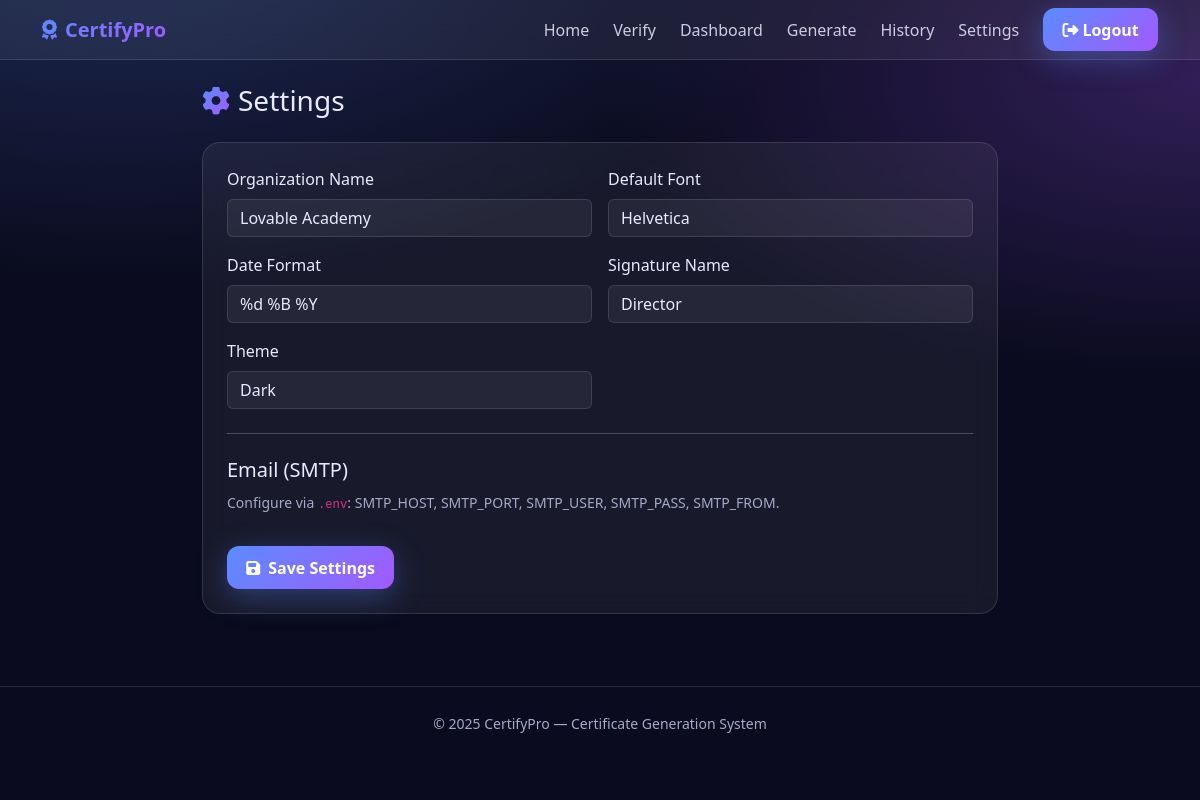
The app's page /settings (signed in) with its own data.
### tables this page shows
CREATE TABLE settings (
        key TEXT PRIMARY KEY,
        value TEXT
    );

### app.py (the view)
@app.route("/settings", methods=["GET", "POST"])
@login_required
def settings_page():
    if request.method == "POST":
        data = {k: v for k, v in request.form.items() if k}
        db.update_settings(data)
        flash("Settings updated.", "success")
        return redirect(url_for("settings_page"))
    return render_template("settings.html", settings=db.get_settings())

### app.py (called while the page is built)
def login_required(f):
    @wraps(f)
    def wrapper(*args, **kwargs):
        if not session.get("user"):
            flash("Please log in first.", "warning")
            return redirect(url_for("login"))
        return f(*args, **kwargs)
    return wrapper

@app.context_processor
def inject_globals():
    return {"current_user": session.get("user"), "settings": db.get_settings()}

### database.py (called while the page is built)
def get_conn():
    os.makedirs(os.path.dirname(Config.DB_PATH), exist_ok=True)
    conn = sqlite3.connect(Config.DB_PATH)
    conn.row_factory = sqlite3.Row
    return conn

def get_settings():
    conn = get_conn()
    rows = conn.execute("SELECT key, value FROM settings").fetchall()
    conn.close()
    return {r["key"]: r["value"] for r in rows}

### templates/settings.html (shortened to what this page needs)
{% extends "base.html" %}
{% block content %}
<div class="container py-4" style="max-width:820px">
  <h3 class="mb-4"><i class="fa fa-gear me-2 gradient-text"></i>Settings</h3>
  <form method="post" class="glass-card p-4">
    <div class="row g-3">
      <div class="col-md-6"><label class="form-label">Organization Name</label>
        <input name="org_name" class="form-control" value="{{ settings.get('org_name','') }}"></div>
      <div class="col-md-6"><label class="form-label">Default Font</label>
        <input name="default_font" class="form-control" value="{{ settings.get('default_font','Helvetica') }}"></div>
      <div class="col-md-6"><label class="form-label">Date Format</label>
        <input name="date_format" class="form-control" value="{{ settings.get('date_format','%d %B %Y') }}"></div>
      <div class="col-md-6"><label class="form-label">Signature Name</label>
        <input name="signature_name" class="form-control" value="{{ settings.get('signature_name','Director') }}"></div>
      <div class="col-md-6"><label class="form-label">Theme</label>
        <select name="theme" class="form-select">
          <option value="dark" {% if settings.get('theme')=='dark' %}selected{% endif %}>Dark</option>
        </select></div>
    </div>
    <hr class="my-4"><h5>Email (SMTP)</h5>
    <p class="text-muted-2"><small>Configure via <code>.env</code>: SMTP_HOST, SMTP_PORT, SMTP_USER, SMTP_PASS, SMTP_FROM.</small></p>
    <button class="btn btn-neon mt-3"><i class="fa fa-save me-2"></i>Save Settings</button>
  </form>
</div>
{% endblock %}

### static/css/style.css (style rules this page uses)
:root { --bg:#0a0b1e;--fg:#eaeaff;--muted:#a8a9c9; --grad: linear-gradient(135deg,#5b8cff 0%,#a259ff 100%); --glass: rgba(255,255,255,.06); --glass-border: rgba(255,255,255,.12); }
* { scrollbar-width:thin;scrollbar-color:#5b8cff transparent }
html,body { background:var(--bg);color:var(--fg);font-family:'Segoe UI',system-ui,sans-serif;min-height:100% }
body { background: radial-gradient(1200px 600px at 10% -10%, rgba(91,140,255,.25), transparent 60%), radial-gradient(1000px 500px at 100% 10%, rgba(162,89,255,.25), transparent 60%), var(--bg); min-height:100vh;overflow-x:hidden; }
.gradient-text { background:var(--grad);-webkit-background-clip:text;background-clip:text;color:transparent }
.glass-card { background:var(--glass);backdrop-filter:blur(14px);border:1px solid var(--glass-border);border-radius:18px;color:var(--fg);transition:transform .25s ease, box-shadow .25s ease }
.btn-neon { background:var(--grad);border:0;color:white;font-weight:600;border-radius:12px;padding:.6rem 1.2rem;box-shadow:0 8px 30px rgba(91,140,255,.35);transition:transform .2s ease }
.text-muted-2 { color:var(--muted) !important }
.form-control,.form-select,.input-group-text { background:var(--glass);color:var(--fg);border:1px solid var(--glass-border) }

### records on screen
settings: org_name "Lovable Academy"
settings: default_font "Helvetica"
settings: date_format "%d %B %Y"
settings: signature_name "Director"
settings: theme "Dark"

### other values on screen
{{ 2025 }} "2025"
